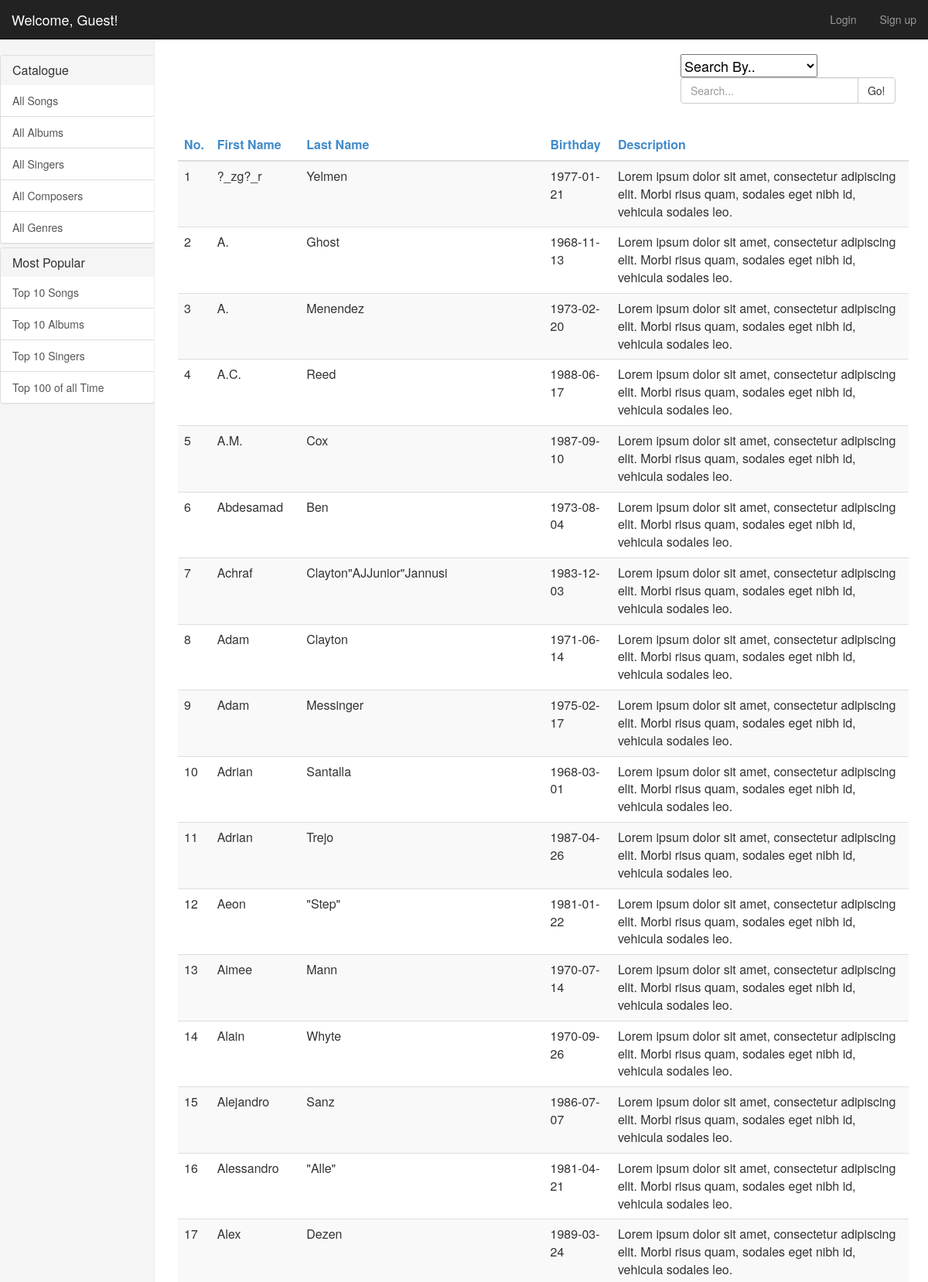
Screenshot of /index.php/composercontroller (upper part) with the database file from the repository.
### tables this page shows
CREATE TABLE composer (
		composerFirstName 	VARCHAR(64),
		composerLastName 	VARCHAR(64),
		composerBirthday 	DATE,
		composerDescrip 	VARCHAR(564),
		PRIMARY KEY (composerFirstName, composerLastName, composerBirthday));

### application/controllers/composerController.php (called while the page is built, shortened)
<?php if ( ! defined('BASEPATH')) exit('No direct script access allowed');
class ComposerController extends CI_Controller {
	function __construct()
	{
		$this->load->helper('url');
		$this->load->helper('form');
		$this->load->library('form_validation');
		$this->load->model('composer_model');
	 }
	public function index()
	{
		$data['composers_list'] = $this->getAllComposers();
		$data['title'] = "Composer Catalogue";
		$this->load->view('_home_header_styles');
		$this->load->view('composermenu', $data);
		$this->load->view('_home_footer_script');
	}
	function getAllComposers(){
		$data_composers = $this->composer_model->getAllComposers();
		return $data_composers;
	}
}
?>

### index.php (called while the page is built, shortened)
<?php
require_once BASEPATH.'core/CodeIgniter.php';

### application/models/composer_model.php (called while the page is built, shortened)
<?php if ( ! defined('BASEPATH')) exit('No direct script access allowed');
class Composer_model extends CI_Model {
	function getAllComposers(){
		$SQL = "SELECT * FROM composer";
		$query = $this->db->query($SQL);
		$result = NULL;
		if ($query->num_rows() > 0)
		{
		   foreach ($query->result_array() as $row)
		   {
		      $result[] = $row;
		   }
		}
		return $result;
	}
}
?>

### application/views/composermenu.php (the view, shortened to what this page needs)
<!DOCTYPE html>
<html lang="en">
<head>
</head>
<body>
  <div class="navbar navbar-inverse navbar-fixed-top" role="navigation">
    <div class="container-fluid">
      <div class="navbar-header">
        <a class="navbar-brand" href="../home">Welcome, Guest!</a>
      </div>
      <div class="navbar-collapse collapse">
        <ul class="nav navbar-nav navbar-right">
          <li><a href="#">Login</a></li>
          <li><a href="#">Sign up</a></li>
        </ul>
      </div>
    </div>
  </div>
  <div class="container-fluid">
    <div class="row">
      <div class="col-sm-3 col-md-2 sidebar">
        <ul class="nav nav-sidebar">
          <div class="panel-group" id="accordion">
            <div class="panel panel-default">
              <div class="panel-heading">
                <h4 class="panel-title">
                  <a data-toggle="collapse" data-parent="#accordion" href="#collapseOne">
                    Catalogue
                  </a>
                  </h4>
              </div>
              <div class="list-group">
                <a href="../home/songmenu" class="list-group-item">All Songs</a>
                <a href="./albumController" class="list-group-item">All Albums</a>
                <a href="./singerControler" class="list-group-item">All Singers</a>
                <a class="list-group-item">All Composers</a>
                <a href="../home/genremenu" class="list-group-item">All Genres</a>
              </div>
            </div>
            <div class="panel panel-default">
              <div class="panel-heading">
                <h4 class="panel-title">
                  <a data-toggle="collapse" data-parent="#accordion" href="#collapseTwo">
                    Most Popular
                  </a>
                  </h4>
              </div>
              <div class="list-group">
                <a href="../home/top10songs" class="list-group-item">Top 10 Songs</a>
                <a href="../home/top10albums" class="list-group-item">Top 10 Albums</a>
                <a href="../home/top10singers" class="list-group-item">Top 10 Singers</a>
                <a href="../home/top100" class="list-group-item">Top 100 of all Time</a>
              </div>
            </div>
          </div>
      </div>
      <div class="col-xs-3" style="margin-top:20px; margin-left:880px;">
      <form method="post" action="./search">
        <div style="font-size:18px;">
          <select name="search_option" id="search_option">
            <option>Search By..</option>
          </select>
        </div>
          <div class="input-group">
            <input type="text" class="form-control" name="search_term" id="search_term" placeholder="Search...">
            <span class="input-group-btn">
              <button class="btn btn-default" name="search_submit" id="search_submit" value="Submit" type="submit">Go!</button>
            </span>
          </div>
        </div>
    <div class="col-sm-9 col-sm-offset-3 col-md-10 col-md-offset-2 main">
      <div class="table-responsive">
          <table class="table table-striped">
            <thead>
              <tr>
                <th><a style="text-decoration:none">No.</a></th>
                <th><a style="text-decoration:none">First Name</a></th>
                <th><a style="text-decoration:none">Last Name</a></th>
                <th><a style="text-decoration:none">Birthday</a></th>
                <th><a style="text-decoration:none">Description</a></th>
              </tr>
            </thead>
            <tbody>
              <?php
                   if(count($composers_list)){
                    foreach ($composers_list as $key => $value) {
                      echo '<tr>';
                      echo '<td>'; echo ($key+1); echo '</td>';
                      echo '<td>'; echo $value['composerFirstName']; echo '</td>';
                      echo '<td>'; echo $value['composerLastName']; echo '</td>';
                      echo '<td>'; echo $value['composerBirthday']; echo '</td>';
                      echo '<td>'; echo $value['composerDescrip']; echo '</td>';
                      echo '</tr>';
                    }
                  }
              ?>
            </tbody>
          </table>
        </div
</body>
</html>

### application/views/_home_header_styles.php (shortened to what this page needs)
<html>
<head>
	<link href="<?= $this->config->item('assets_path'); ?>css/bootstrap.min.css" rel="stylesheet">
  <link href="<?= $this->config->item('assets_path'); ?>css/dashboard.css" rel="stylesheet">
  <link href="<?= $this->config->item('assets_path'); ?>css/carousel.css" rel="stylesheet">
</head>

### application/views/_home_footer_script.php (shortened to what this page needs)
</body>
</html>

### assets/css/dashboard.css (style rules this page uses)
body { padding-top: 50px; }
.sidebar { display: none; }
@media (min-width: 768px) { .sidebar { position: fixed; top: 51px; bottom: 0; left: 0; z-index: 1000; display: block; padding: 20px; overflow-x: hidden; overflow-y: auto; background-color: #f5f5f5; border-right: 1px solid #eee; } }
.nav-sidebar { margin-right: -21px; margin-bottom: 20px; margin-left: -20px; }
.main { padding: 20px; }
@media (min-width: 768px) { .main { padding-right: 40px; padding-left: 40px; } }

### rows the page displays
composer: composerFirstName "?_zg?_r", composerLastName "Yelmen", composerBirthday "1977-01-21", composerDescrip "Lorem ipsum dolor sit amet, consectetur adipiscing elit. Morbi risus quam, sodales eget nibh id, vehicula sodales leo."
composer: composerFirstName "A.", composerLastName "Ghost", composerBirthday "1968-11-13", composerDescrip "Lorem ipsum dolor sit amet, consectetur adipiscing elit. Morbi risus quam, sodales eget nibh id, vehicula sodales leo."
composer: composerFirstName "A.", composerLastName "Menendez", composerBirthday "1973-02-20", composerDescrip "Lorem ipsum dolor sit amet, consectetur adipiscing elit. Morbi risus quam, sodales eget nibh id, vehicula sodales leo."
composer: composerFirstName "A.C.", composerLastName "Reed", composerBirthday "1988-06-17", composerDescrip "Lorem ipsum dolor sit amet, consectetur adipiscing elit. Morbi risus quam, sodales eget nibh id, vehicula sodales leo."
composer: composerFirstName "A.M.", composerLastName "Cox", composerBirthday "1987-09-10", composerDescrip "Lorem ipsum dolor sit amet, consectetur adipiscing elit. Morbi risus quam, sodales eget nibh id, vehicula sodales leo."
composer: composerFirstName "Abdesamad", composerLastName "Ben", composerBirthday "1973-08-04", composerDescrip "Lorem ipsum dolor sit amet, consectetur adipiscing elit. Morbi risus quam, sodales eget nibh id, vehicula sodales leo."
composer: composerFirstName "Achraf", composerLastName "Clayton\"AJJunior\"Jannusi", composerBirthday "1983-12-03", composerDescrip "Lorem ipsum dolor sit amet, consectetur adipiscing elit. Morbi risus quam, sodales eget nibh id, vehicula sodales leo."
composer: composerFirstName "Adam", composerLastName "Clayton", composerBirthday "1971-06-14", composerDescrip "Lorem ipsum dolor sit amet, consectetur adipiscing elit. Morbi risus quam, sodales eget nibh id, vehicula sodales leo."
composer: composerFirstName "Adam", composerLastName "Messinger", composerBirthday "1975-02-17", composerDescrip "Lorem ipsum dolor sit amet, consectetur adipiscing elit. Morbi risus quam, sodales eget nibh id, vehicula sodales leo."
composer: composerFirstName "Adrian", composerLastName "Santalla", composerBirthday "1968-03-01", composerDescrip "Lorem ipsum dolor sit amet, consectetur adipiscing elit. Morbi risus quam, sodales eget nibh id, vehicula sodales leo."
composer: composerFirstName "Adrian", composerLastName "Trejo", composerBirthday "1987-04-26", composerDescrip "Lorem ipsum dolor sit amet, consectetur adipiscing elit. Morbi risus quam, sodales eget nibh id, vehicula sodales leo."
composer: composerFirstName "Aeon", composerLastName "\"Step\"", composerBirthday "1981-01-22", composerDescrip "Lorem ipsum dolor sit amet, consectetur adipiscing elit. Morbi risus quam, sodales eget nibh id, vehicula sodales leo."
composer: composerFirstName "Aimee", composerLastName "Mann", composerBirthday "1970-07-14", composerDescrip "Lorem ipsum dolor sit amet, consectetur adipiscing elit. Morbi risus quam, sodales eget nibh id, vehicula sodales leo."
composer: composerFirstName "Alain", composerLastName "Whyte", composerBirthday "1970-09-26", composerDescrip "Lorem ipsum dolor sit amet, consectetur adipiscing elit. Morbi risus quam, sodales eget nibh id, vehicula sodales leo."
composer: composerFirstName "Alejandro", composerLastName "Sanz", composerBirthday "1986-07-07", composerDescrip "Lorem ipsum dolor sit amet, consectetur adipiscing elit. Morbi risus quam, sodales eget nibh id, vehicula sodales leo."
composer: composerFirstName "Alessandro", composerLastName "\"Alle\"", composerBirthday "1981-04-21", composerDescrip "Lorem ipsum dolor sit amet, consectetur adipiscing elit. Morbi risus quam, sodales eget nibh id, vehicula sodales leo."
composer: composerFirstName "Alex", composerLastName "Dezen", composerBirthday "1989-03-24", composerDescrip "Lorem ipsum dolor sit amet, consectetur adipiscing elit. Morbi risus quam, sodales eget nibh id, vehicula sodales leo."
